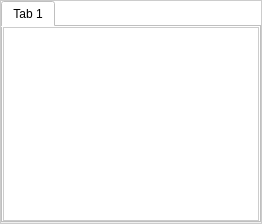
       <widget class="QFrame" name="frame">
        <property name="sizePolicy">
         <sizepolicy hsizetype="Preferred" vsizetype="Preferred">
          <horstretch>0</horstretch>
          <verstretch>2</verstretch>
         </sizepolicy>
        </property>
        <property name="styleSheet">
         <string notr="true">background-color: rgb(255, 255, 255,88%);</string>
        </property>
        <property name="frameShape">
         <enum>QFrame::StyledPanel</enum>
        </property>
        <property name="frameShadow">
         <enum>QFrame::Raised</enum>
        </property>
        <layout class="QHBoxLayout" name="horizontalLayout">
         <property name="spacing">
          <number>0</number>
         </property>
         <property name="leftMargin">
          <number>0</number>
         </property>
         <property name="topMargin">
          <number>0</number>
         </property>
         <property name="rightMargin">
          <number>0</number>
         </property>
         <property name="bottomMargin">
          <number>0</number>
         </property>
         <item>
          <widget class="QTabWidget" name="tabWidget_2">
           <property name="sizePolicy">
            <sizepolicy hsizetype="Expanding" vsizetype="Expanding">
             <horstretch>0</horstretch>
             <verstretch>0</verstretch>
            </sizepolicy>
           </property>
           <property name="styleSheet">
            <string notr="true">background-color: rgb(255, 255, 255,88%);
</string>
           </property>
           <property name="currentIndex">
            <number>0</number>
           </property>
           <widget class="QWidget" name="tab">
            <attribute name="title">
             <string>Tab 1</string>
            </attribute>
            <layout class="QVBoxLayout" name="verticalLayout_7">
             <property name="spacing">
              <number>0</number>
             </property>
             <property name="leftMargin">
              <number>0</number>
             </property>
             <property name="topMargin">
              <number>0</number>
             </property>
             <property name="rightMargin">
              <number>0</number>
             </property>
             <property name="bottomMargin">
              <number>0</number>
             </property>
             <item>
              <widget class="QPlainTextEdit" name="plainTextEdit">
               <property name="styleSheet">
                <string notr="true">background-color: rgb(255, 255, 255,88%);</string>
               </property>
              </widget>
             </item>
            </layout>
           </widget>
          </widget>
         </item>
        </layout>
       </widget>
